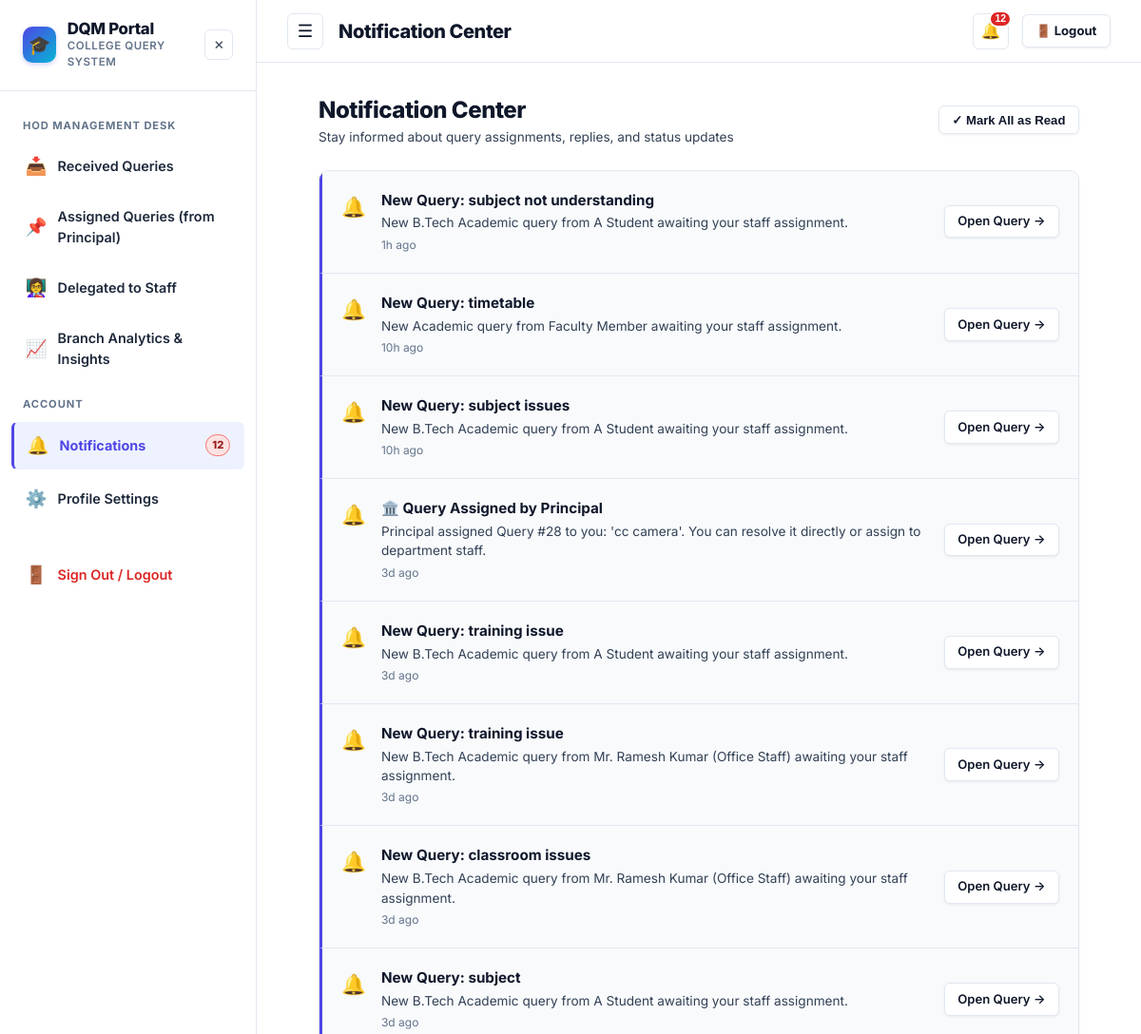
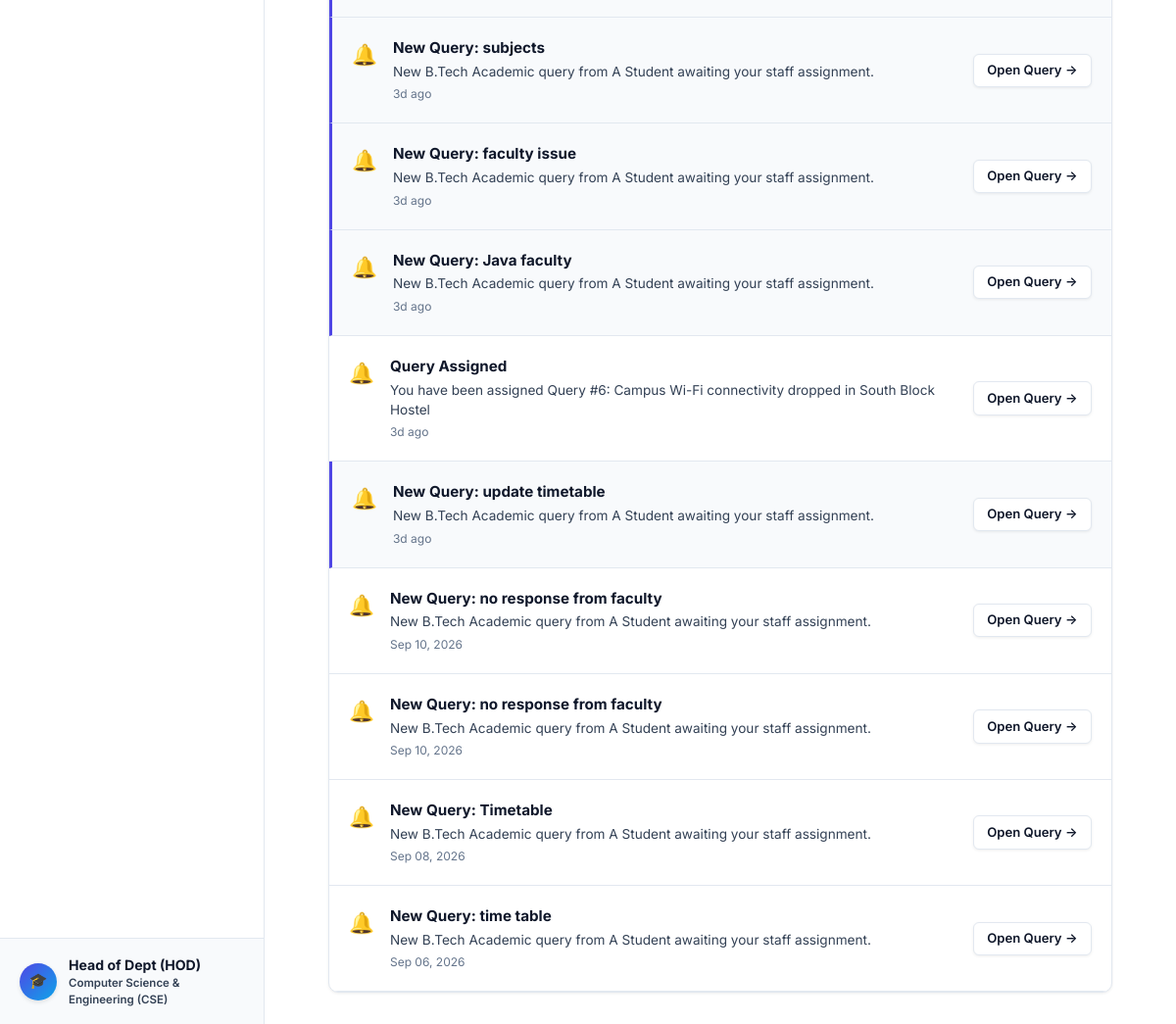
The app's page /notifications (signed in) with its own data (2 pictures, top to bottom).
### tables this page shows
CREATE TABLE users (
    id INTEGER PRIMARY KEY AUTOINCREMENT,
    name TEXT DEFAULT 'Anonymous User',
    email TEXT NOT NULL UNIQUE,
    password_hash TEXT NOT NULL,
    role TEXT NOT NULL DEFAULT 'student',
    level TEXT,
    department TEXT,
    course TEXT,
    year INTEGER,
    phone TEXT,
    roll_no TEXT,
    designation TEXT,
    is_active INTEGER DEFAULT 1,
    last_active_at TIMESTAMP DEFAULT CURRENT_TIMESTAMP,
    created_at TIMESTAMP DEFAULT CURRENT_TIMESTAMP
);

CREATE TABLE notifications (
    id INTEGER PRIMARY KEY AUTOINCREMENT,
    user_id INTEGER NOT NULL,
    query_id INTEGER,
    title TEXT NOT NULL,
    message TEXT NOT NULL,
    type TEXT DEFAULT 'info',
    is_read INTEGER DEFAULT 0,
    created_at TIMESTAMP DEFAULT CURRENT_TIMESTAMP,
    FOREIGN KEY(user_id) REFERENCES users(id) ON DELETE CASCADE,
    FOREIGN KEY(query_id) REFERENCES queries(id) ON DELETE CASCADE
);

### app.py (the view)
@app.route('/notifications')
@login_required
def notifications():
    user = get_current_user()
    db = get_db()
    all_notifs = db.execute("""
        SELECT n.*, q.title as query_title
        FROM notifications n
        LEFT JOIN queries q ON n.query_id = q.id
        WHERE n.user_id = ?
        ORDER BY n.created_at DESC
    """, (user['id'],)).fetchall()
    return render_template('notifications.html', notifications=all_notifs)

### app.py (called while the page is built)
@app.before_request
def track_user_activity():
    user = get_current_user()
    if user and user.get('id'):
        uid = user['id']
        if uid not in ONLINE_USERS:
            ONLINE_USERS[uid] = set()
        now_str = datetime.now().strftime('%Y-%m-%d %H:%M:%S')
        try:
            db = get_db()
            db.execute("UPDATE users SET last_active_at = ? WHERE id = ?", (now_str, uid))
            db.commit()
        except Exception:
            pass

def login_required(f):
    @wraps(f)
    def decorated_function(*args, **kwargs):
        user = get_current_user()
        if not user:
            session.clear()
            flash('Please log in to access this page.', 'warning')
            return redirect(url_for('login', next=request.url))
        return f(*args, **kwargs)
    return decorated_function

def get_current_user():
    if 'user_id' in session:
        db = get_db()
        user = db.execute('SELECT * FROM users WHERE id = ?', (session['user_id'],)).fetchone()
        if not user or not user['is_active']:
            session.clear()
            return None
        return dict(user)
    return None

### database.py (called while the page is built)
def get_db():
    if 'db' not in g:
        g.db = sqlite3.connect(
            current_app.config['DATABASE'],
            detect_types=sqlite3.PARSE_DECLTYPES
        )
        g.db.row_factory = sqlite3.Row
        g.db.execute("PRAGMA foreign_keys = ON")
        init_db(g.db)
    return g.db

### models.py (called while the page is built)
def init_db(db_conn):
    db_conn.executescript(SCHEMA)
    check_and_migrate_db(db_conn)
    db_conn.commit()

### templates/notifications.html (shortened to what this page needs)
{% extends 'base.html' %}
{% block page_title %}Notification Center{% endblock %}
{% block content %}
<div style="max-width: 800px; margin: 0 auto;">
  <div style="display: flex; justify-content: space-between; align-items: center; margin-bottom: 1.5rem;">
    <div>
      <h1 style="font-size: 1.5rem; font-weight: 800; color: var(--text-main); margin: 0;">Notification Center</h1>
      <p style="font-size: 0.85rem; color: var(--text-muted); margin: 0;">Stay informed about query assignments, replies, and status updates</p>
    </div>
    <button type="button" class="btn btn-secondary btn-sm" onclick="markAllRead()">
      ✓ Mark All as Read
    </button>
  </div>
  <div class="card" style="padding: 0; overflow: hidden;">
    {% if notifications %}
      {% for n in notifications %}
      <div class="notif-item {% if not n.is_read %}unread{% endif %}" style="padding: 1.25rem; display: flex; justify-content: space-between; align-items: center; border-bottom: 1px solid var(--border-color);">
        <div style="display: flex; gap: 1rem; align-items: flex-start;">
          <div style="font-size: 1.3rem; margin-top: 2px;">
            {% if n.type == 'urgent' %}🚨
            {% elif n.type == 'success' %}✅
            {% elif n.type == 'message' %}💬
            {% else %}🔔{% endif %}
          </div>
          <div>
            <div style="font-weight: 700; font-size: 0.95rem; color: var(--text-main);">{{ n.title }}</div>
            <div style="font-size: 0.85rem; color: var(--text-muted); margin-top: 2px;">{{ n.message }}</div>
            <div style="font-size: 0.75rem; color: var(--text-light); margin-top: 4px;">{{ n.created_at | timeago }}</div>
          </div>
        </div>
        <div>
          {% if n.query_id %}
          <a href="{{ url_for('query_details', query_id=n.query_id) }}" class="btn btn-secondary btn-sm" onclick="markSingleRead({{ n.id }})">
            Open Query →
          </a>
          {% endif %}
        </div>
      </div>
      {% endfor %}
    {% endif %}
  </div>
</div>
{% endblock %}

### templates/base.html (shortened to what this page needs)
<!DOCTYPE html>
<html lang="en">
<head>
  <link rel="stylesheet" href="{{ url_for('static', filename='css/style.css') }}">
</head>
<body data-user-role="{{ current_user.role if current_user else '' }}" data-user-dept="{{ current_user.department if current_user else '' }}" data-user-id="{{ current_user.id if current_user else '' }}">
  <div class="app-container">
    {% if current_user %}
    <aside class="sidebar" id="appSidebar">
      <div class="sidebar-header">
        <a href="{{ url_for('index') }}" class="sidebar-brand-wrapper" style="text-decoration: none; color: inherit;">
          <div class="sidebar-logo">🎓</div>
          <div class="sidebar-brand">
            <h2>DQM Portal</h2>
            <p>College Query System</p>
          </div>
        </a>
        <button type="button" class="sidebar-close-btn" id="sidebarCloseBtn" title="Close Navigation" aria-label="Close Navigation">
          ✕
        </button>
      </div>
      <nav class="sidebar-nav">
        {% if current_user.role == 'principal' %}
        <div class="nav-section-title">Principal Navigation</div>
        <a href="{{ url_for('department_dashboard', dept='Others') }}" class="nav-item {% if request.endpoint == 'department_dashboard' %}active{% endif %}">
          <span class="icon">📥</span> Received Queries
        </a>
        <a href="{{ url_for('admin_analytics') }}" class="nav-item {% if request.endpoint in ['admin_analytics', 'hod_analytics'] %}active{% endif %}">
          <span class="icon">📊</span> Analysis
        </a>
        <a href="{{ url_for('admin_users') }}" class="nav-item {% if request.endpoint == 'admin_users' %}active{% endif %}">
          <span class="icon">👥</span> Users
        </a>
        <a href="{{ url_for('admin_communicate_hod') }}" class="nav-item {% if request.endpoint == 'admin_communicate_hod' %}active{% endif %}">
          <span class="icon">💬</span> Communicate with HOD
        </a>
        {% else %}
        {% if current_user.role == 'hod' %}
        <div class="nav-section-title">HOD Management Desk</div>
        <a href="{{ url_for('department_dashboard', view='received') }}" class="nav-item ">
          <span class="icon">📥</span> Received Queries
        </a>
        <a href="{{ url_for('department_dashboard', view='assigned') }}" class="nav-item {% if request.endpoint == 'department_dashboard' and request.args.get('view') == 'assigned' %}active{% endif %}">
          <span class="icon">📌</span> Assigned Queries (from Principal)
        </a>
        <a href="{{ url_for('department_dashboard', view='delegated') }}" class="nav-item {% if request.endpoint == 'department_dashboard' and request.args.get('view') == 'delegated' %}active{% endif %}">
          <span class="icon">👩‍🏫</span> Delegated to Staff
        </a>
        <a href="{{ url_for('hod_analytics') }}" class="nav-item {% if request.endpoint in ['hod_analytics', 'admin_analytics'] %}active{% endif %}">
          <span class="icon">📈</span> Branch Analytics & Insights
        </a>
        {% endif %}
        {% endif %}
        <div class="nav-section-title">Account</div>
        <a href="{{ url_for('notifications') }}" class="nav-item {% if request.endpoint == 'notifications' %}active{% endif %}">
          <span class="icon">🔔</span> Notifications
          {% if unread_notifications_count > 0 %}
          <span class="badge badge-urgent" style="margin-left: auto; padding: 2px 6px; font-size: 0.7rem;">{{ unread_notifications_count }}</span>
          {% endif %}
        </a>
        <a href="{{ url_for('profile') }}" class="nav-item {% if request.endpoint == 'profile' %}active{% endif %}">
          <span class="icon">⚙️</span> Profile Settings
        </a>
        <a href="{{ url_for('logout') }}" class="nav-item nav-item-logout" style="margin-top: 1.5rem;">
          <span class="icon">🚪</span> Sign Out / Logout
        </a>
      </nav>
      <div class="sidebar-footer">
        <div class="user-avatar-circle">
          {% if current_user.role == 'student' %}👨‍🎓{% elif current_user.role == 'hod' %}🎓{% elif current_user.role == 'ao' %}🏢{% elif current_user.role == 'office_staff' %}💼{% elif current_user.role == 'principal' %}🏛️{% elif current_user.role in ['staff', 'faculty'] %}👩‍🏫{% else %}⚡{% endif %}
        </div>
        <div style="flex-grow: 1; overflow: hidden;">
          <div style="font-size: 0.88rem; font-weight: 700; color: var(--text-main); white-space: nowrap; overflow: hidden; text-overflow: ellipsis;">
            {% if current_user.role == 'student' %}Student
            {% elif current_user.role == 'office_staff' %}Office Staff
            {% elif current_user.role in ['staff', 'faculty'] %}Department Staff
            {% elif current_user.role == 'hod' %}Head of Dept (HOD)
            {% elif current_user.role == 'ao' %}Administrative Officer (AO)
            {% elif current_user.role == 'principal' %}Principal
            {% else %}Central Administrator{% endif %}
          </div>
          <div style="font-size: 0.72rem; color: var(--text-muted); font-weight: 600;">
            {% if current_user.role == 'student' %}
              {{ current_user.course or 'Campus' }}{% if current_user.year %} (Yr {{ current_user.year }}){% endif %}
            {% elif current_user.role in ['ao', 'principal', 'admin'] %}
              {{ current_user.designation or 'Campus Administration' }}
            {% elif current_user.role == 'office_staff' %}
              Administrative Department
            {% else %}
              {{ current_user.department or 'Campus Support' }}
            {% endif %}
          </div>
        </div>
      </div>
    </aside>
    {% endif %}
    <div class="main-content">
      {% if current_user %}
      <header class="topbar">
        <div class="topbar-left">
          <button class="sidebar-toggle-btn" id="sidebarToggle" title="Toggle Navigation Menu" aria-label="Toggle Navigation Menu">
            ☰
          </button>
          <div class="topbar-title">{% block page_title %}Dashboard{% endblock %}</div>
        </div>
        <div class="topbar-right">
          <div class="notif-wrapper">
            <button class="notif-btn" id="notifBtn" aria-label="Notifications" title="Notifications">
              🔔
              {% if unread_notifications_count > 0 %}
              <span class="notif-badge">{{ unread_notifications_count }}</span>
              {% endif %}
            </button>
          </div>
          <a href="{{ url_for('logout') }}" class="btn btn-secondary btn-sm" title="Sign Out of Portal" style="font-weight: 700;">
            🚪 Logout
          </a>
        </div>
      </header>
      {% endif %}
      <main class="page-body">
        {% block content %}{% endblock %}
      </main>
    </div>
  </div>
</body>
</html>

### records on screen
users: department "Computer Science & Engineering (CSE)"
notifications: title "New Query: subject not understanding", message "New B.Tech Academic query from A Student awaiting your staff assignment.", created_at "1h ago"
notifications: title "New Query: timetable", message "New Academic query from Faculty Member awaiting your staff assignment.", created_at "10h ago"
notifications: title "New Query: subject issues", message "New B.Tech Academic query from A Student awaiting your staff assignment.", created_at "10h ago"
notifications: title "🏛️ Query Assigned by Principal", message "Principal assigned Query #28 to you: 'cc camera'. You can resolve it directly or assign to department staff.", created_at "3d ago"
notifications: title "New Query: training issue", message "New B.Tech Academic query from A Student awaiting your staff assignment.", created_at "3d ago"
notifications: title "New Query: training issue", message "New B.Tech Academic query from Mr. Ramesh Kumar (Office Staff) awaiting your staff assignment.", created_at "3d ago"
notifications: title "New Query: classroom issues", message "New B.Tech Academic query from Mr. Ramesh Kumar (Office Staff) awaiting your staff assignment.", created_at "3d ago"
notifications: title "New Query: subject", message "New B.Tech Academic query from A Student awaiting your staff assignment.", created_at "3d ago"
notifications: title "New Query: subjects", message "New B.Tech Academic query from A Student awaiting your staff assignment.", created_at "3d ago"
notifications: title "New Query: faculty issue", message "New B.Tech Academic query from A Student awaiting your staff assignment.", created_at "3d ago"
notifications: title "New Query: Java faculty", message "New B.Tech Academic query from A Student awaiting your staff assignment.", created_at "3d ago"
notifications: title "Query Assigned", message "You have been assigned Query #6: Campus Wi-Fi connectivity dropped in South Block Hostel", created_at "3d ago"
notifications: title "New Query: update timetable", message "New B.Tech Academic query from A Student awaiting your staff assignment.", created_at "3d ago"
notifications: title "New Query: no response from faculty", message "New B.Tech Academic query from A Student awaiting your staff assignment.", created_at "Sep 10, 2026"
notifications: title "New Query: no response from faculty", message "New B.Tech Academic query from A Student awaiting your staff assignment.", created_at "Sep 10, 2026"
notifications: title "New Query: Timetable", message "New B.Tech Academic query from A Student awaiting your staff assignment.", created_at "Sep 08, 2026"
notifications: title "New Query: time table", message "New B.Tech Academic query from A Student awaiting your staff assignment.", created_at "Sep 06, 2026"

### other values on screen
{{ unread_notifications_count }} "12"
